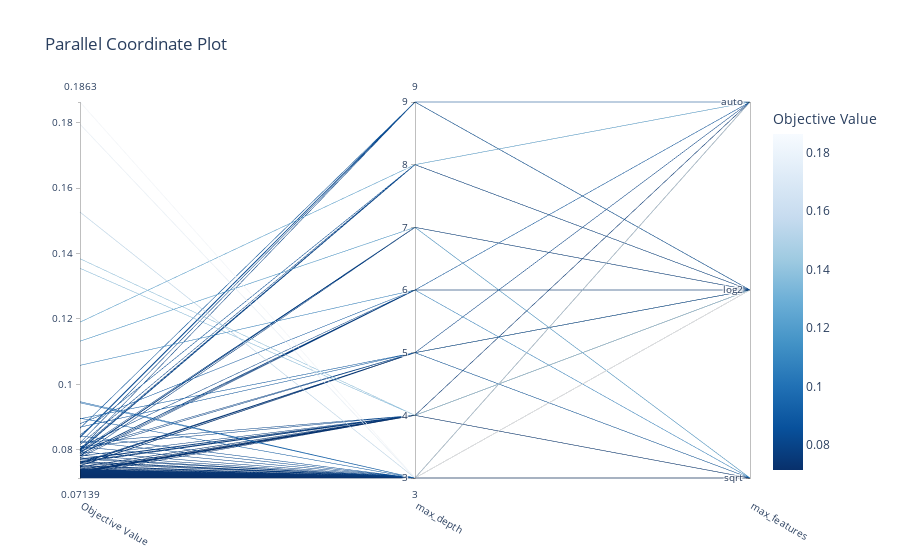

The code cell stored with this chart in its notebook:
### Code cell
fig_pcp = plot_parallel_coordinate(study, params=["max_depth", "max_features"])
plotly_config = {"staticPlot": True}
fig_pcp.write_image(r'E:\page ds\pages\Optymalizatory_hiperparametrow\foto\3_OptunaParallelCoordinate_part.png' , format="png", engine = "orca")
fig_pcp.show(config = plotly_config)

### Figure 1 — Plotly figure (JSON) as saved in the notebook; plotly's stock layout.template omitted (floating-point values rounded to 4 significant figures; data arrays with more than 128 entries replaced by an {"elided": "..."} marker saying what was removed)
{"data": [{"dimensions": [{"label": "Objective Value", "range": [0.07139, 0.1863], "values": {"elided": "389 float values"}}, {"label": "max_depth", "range": [3, 9], "values": {"elided": "389 int values"}}, {"label": "max_features", "range": [0, 2], "ticktext": ["sqrt", "log2", "auto"], "tickvals": [0, 1, 2], "values": {"elided": "389 int values"}}], "labelangle": 30, "labelside": "bottom", "line": {"color": {"elided": "389 float values"}, "colorbar": {"title": {"text": "Objective Value"}}, "colorscale": [[0, "rgb(247,251,255)"], [0.125, "rgb(222,235,247)"], [0.25, "rgb(198,219,239)"], [0.375, "rgb(158,202,225)"], [0.5, "rgb(107,174,214)"], [0.625, "rgb(66,146,198)"], [0.75, "rgb(33,113,181)"], [0.875, "rgb(8,81,156)"], [1, "rgb(8,48,107)"]], "reversescale": true, "showscale": true}, "type": "parcoords"}], "layout": {"autosize": true, "title": {"text": "Parallel Coordinate Plot"}}}
